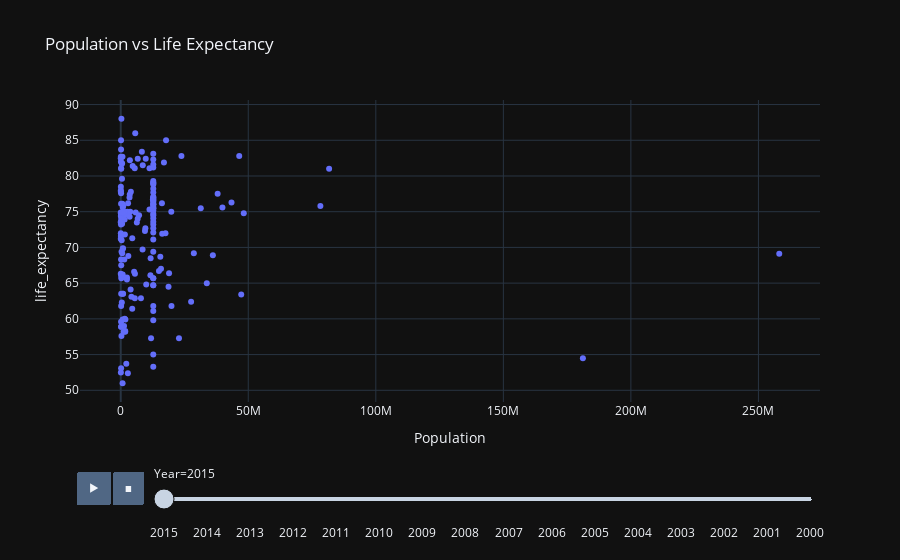

The notebook cell saved with this chart:
### Code cell
# Create the interactive scatter plot
fig = px.scatter(
    df,
    x='Population',
    y='life_expectancy',  
    hover_name='Country',
    # color='Status',     
    animation_frame='Year',
    title='Population vs Life Expectancy',
    labels={'Population': 'Population', 'Life expectancy ': 'Life Expectancy (years)'},
    template='plotly_dark'
)
fig.show()

### Figure 1 — Plotly figure (JSON) as saved in the notebook; plotly's stock layout.template omitted (floating-point values rounded to 4 significant figures; data arrays with more than 128 entries replaced by an {"elided": "..."} marker saying what was removed)
{"data": [{"hovertemplate": "<b>%{hovertext}</b><br><br>Year=2015<br>Population=%{x}<br>life_expectancy=%{y}<extra></extra>", "hovertext": {"elided": "183 str values"}, "legendgroup": "", "marker": {"color": "#636efa", "symbol": "circle"}, "mode": "markers", "name": "", "orientation": "v", "showlegend": false, "type": "scatter", "x": {"elided": "183 float values"}, "xaxis": "x", "y": {"elided": "183 float values"}, "yaxis": "y"}], "layout": {"legend": {"tracegroupgap": 0}, "sliders": [{"active": 0, "currentvalue": {"prefix": "Year="}, "len": 0.9, "pad": {"b": 10, "t": 60}, "steps": [{"args": [["2015"], {"frame": {"duration": 0, "redraw": false}, "fromcurrent": true, "mode": "immediate", "transition": {"duration": 0, "easing": "linear"}}], "label": "2015", "method": "animate"}, {"args": [["2014"], {"frame": {"duration": 0, "redraw": false}, "fromcurrent": true, "mode": "immediate", "transition": {"duration": 0, "easing": "linear"}}], "label": "2014", "method": "animate"}, {"args": [["2013"], {"frame": {"duration": 0, "redraw": false}, "fromcurrent": true, "mode": "immediate", "transition": {"duration": 0, "easing": "linear"}}], "label": "2013", "method": "animate"}, {"args": [["2012"], {"frame": {"duration": 0, "redraw": false}, "fromcurrent": true, "mode": "immediate", "transition": {"duration": 0, "easing": "linear"}}], "label": "2012", "method": "animate"}, {"args": [["2011"], {"frame": {"duration": 0, "redraw": false}, "fromcurrent": true, "mode": "immediate", "transition": {"duration": 0, "easing": "linear"}}], "label": "2011", "method": "animate"}, {"args": [["2010"], {"frame": {"duration": 0, "redraw": false}, "fromcurrent": true, "mode": "immediate", "transition": {"duration": 0, "easing": "linear"}}], "label": "2010", "method": "animate"}, {"args": [["2009"], {"frame": {"duration": 0, "redraw": false}, "fromcurrent": true, "mode": "immediate", "transition": {"duration": 0, "easing": "linear"}}], "label": "2009", "method": "animate"}, {"args": [["2008"], {"frame": {"duration": 0, "redraw": false}, "fromcurrent": true, "mode": "immediate", "transition": {"duration": 0, "easing": "linear"}}], "label": "2008", "method": "animate"}, {"args": [["2007"], {"frame": {"duration": 0, "redraw": false}, "fromcurrent": true, "mode": "immediate", "transition": {"duration": 0, "easing": "linear"}}], "label": "2007", "method": "animate"}, {"args": [["2006"], {"frame": {"duration": 0, "redraw": false}, "fromcurrent": true, "mode": "immediate", "transition": {"duration": 0, "easing": "linear"}}], "label": "2006", "method": "animate"}, {"args": [["2005"], {"frame": {"duration": 0, "redraw": false}, "fromcurrent": true, "mode": "immediate", "transition": {"duration": 0, "easing": "linear"}}], "label": "2005", "method": "animate"}, {"args": [["2004"], {"frame": {"duration": 0, "redraw": false}, "fromcurrent": true, "mode": "immediate", "transition": {"duration": 0, "easing": "linear"}}], "label": "2004", "method": "animate"}, {"args": [["2003"], {"frame": {"duration": 0, "redraw": false}, "fromcurrent": true, "mode": "immediate", "transition": {"duration": 0, "easing": "linear"}}], "label": "2003", "method": "animate"}, {"args": [["2002"], {"frame": {"duration": 0, "redraw": false}, "fromcurrent": true, "mode": "immediate", "transition": {"duration": 0, "easing": "linear"}}], "label": "2002", "method": "animate"}, {"args": [["2001"], {"frame": {"duration": 0, "redraw": false}, "fromcurrent": true, "mode": "immediate", "transition": {"duration": 0, "easing": "linear"}}], "label": "2001", "method": "animate"}, {"args": [["2000"], {"frame": {"duration": 0, "redraw": false}, "fromcurrent": true, "mode": "immediate", "transition": {"duration": 0, "easing": "linear"}}], "label": "2000", "method": "animate"}], "x": 0.1, "xanchor": "left", "y": 0, "yanchor": "top"}], "title": {"text": "Population vs Life Expectancy"}, "updatemenus": [{"buttons": [{"args": [null, {"frame": {"duration": 500, "redraw": false}, "fromcurrent": true, "mode": "immediate", "transition": {"duration": 500, "easing": "linear"}}], "label": "&#9654;", "method": "animate"}, {"args": [[null], {"frame": {"duration": 0, "redraw": false}, "fromcurrent": true, "mode": "immediate", "transition": {"duration": 0, "easing": "linear"}}], "label": "&#9724;", "method": "animate"}], "direction": "left", "pad": {"r": 10, "t": 70}, "showactive": false, "type": "buttons", "x": 0.1, "xanchor": "right", "y": 0, "yanchor": "top"}], "xaxis": {"anchor": "y", "domain": [0, 1], "title": {"text": "Population"}}, "yaxis": {"anchor": "x", "domain": [0, 1], "title": {"text": "life_expectancy"}}}}
